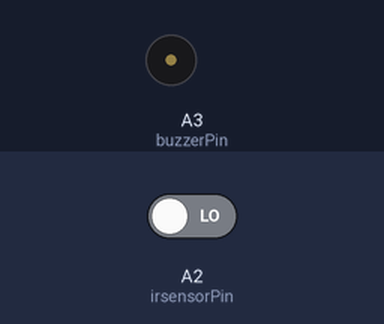
A sketch run on a simulated Arduino Uno, built with avr-gcc and run on an emulated ATmega328P. On the bench: buzzer (waves = sounding, pin HIGH). The test bench sets the inputs (shaded band); at power-on: A2 (irsensorPin) LOW. What the sketch prints to the serial monitor is not drawn.

Above: at 1.2 s.
1.3 s: A2 (irsensorPin) driven HIGH
At 2.0 s:
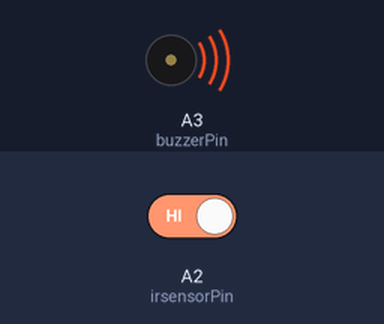
2.8 s: A2 (irsensorPin) driven LOW
At 3.2 s:
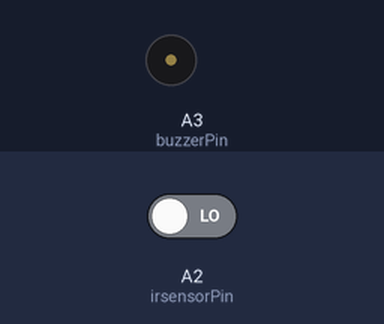
Timing chart, 0 to 5.8 s (numbered marks = the images above; inputs shaded):
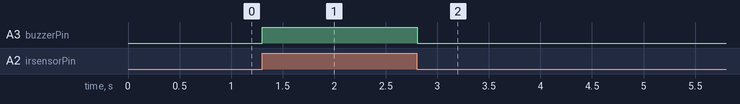

Measured:
- after the input at 1.3 s, A3 (buzzerPin): LOW → HIGH at once
- after the input at 2.8 s, A3 (buzzerPin): HIGH → LOW at once

The sketch:

iRSensor_Buzzer.ino
```cpp
int buzzerPin=A3;
int irsensorPin=A2;
void setup()
{
pinMode(buzzerPin, OUTPUT);
pinMode(irsensorPin, INPUT);
Serial.begin(9600);
}
void loop(){
int irsensorValue=digitalRead(irsensorPin);
if(irsensorValue==HIGH)
{
digitalWrite(buzzerPin, HIGH);
Serial.println(irsensorValue);
}
else
{
digitalWrite(buzzerPin, LOW);
Serial.println(irsensorValue);
}

}
```
